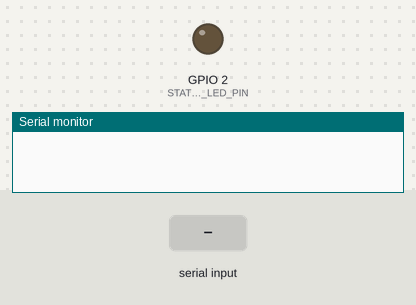
The sketch below on a simulated ESP32. Shown: output pins drawn as LEDs (lit = HIGH), the last lines printed to the serial monitor. The test bench sets the inputs (shaded band).

Above: at 0.0 s.
At 4.3 s:
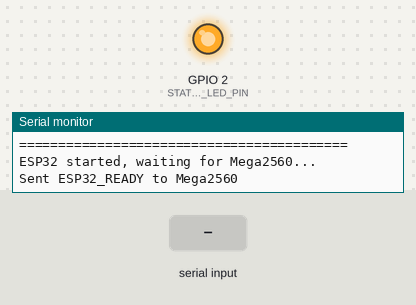
4.4 s: "SLAVE_READY\n" received over the second serial link
At 5.7 s:
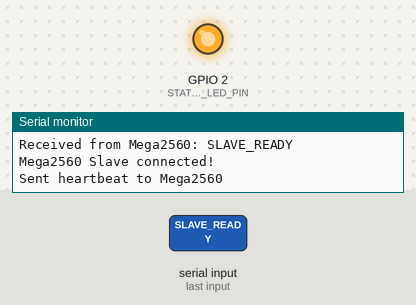
6.0 s: "1\n" received over the second serial link
Timing chart, 0 to 9.0 s (numbered marks = the images above; inputs shaded):
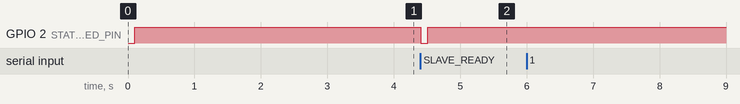

The sketch:

ESP32_____.ino
```cpp
/*
 * ESP32 简单串口测试程序
 * 用于测试与Mega2560的串口通信
 */

// 串口配置
#define MEGA_TX_PIN 1      // ESP32 TX
#define MEGA_RX_PIN 3      // ESP32 RX
#define STATUS_LED_PIN 2   // 状态指示

// 在ESP32上使用Serial1与Mega2560通信
#define megaSerial Serial1

void setup() {
  // 先初始化调试串口
  Serial.begin(115200);
  delay(100);

  Serial.println("==========================================");
  Serial.println("ESP32 Simple Serial Test Program");
  Serial.println("==========================================");

  // 初始化与Mega2560的通信
  megaSerial.begin(115200, SERIAL_8N1, MEGA_RX_PIN, MEGA_TX_PIN);

  // 初始化引脚
  pinMode(STATUS_LED_PIN, OUTPUT);
  digitalWrite(STATUS_LED_PIN, HIGH);

  // 等待启动完成
  delay(3000);

  Serial.println("ESP32 started, waiting for Mega2560...");

  // 发送测试消息
  megaSerial.println("ESP32_READY");
  Serial.println("Sent ESP32_READY to Mega2560");
}

void loop() {
  // 处理来自Mega2560的数据
  if (megaSerial.available()) {
    String data = megaSerial.readStringUntil('\n');
    data.trim();

    Serial.println("Received from Mega2560: " + data);

    // Echo data
    if (data == "SLAVE_READY") {
      Serial.println("Mega2560 Slave connected!");
      digitalWrite(STATUS_LED_PIN, LOW);
      delay(100);
      digitalWrite(STATUS_LED_PIN, HIGH);
    }
  }

  // Send heartbeat periodically
  static unsigned long lastHeartbeat = 0;
  if (millis() - lastHeartbeat > 5000) {
    megaSerial.println("ESP32_HEARTBEAT");
    Serial.println("Sent heartbeat to Mega2560");
    lastHeartbeat = millis();
  }

  delay(100);
}
```

Measured:
- after the input at 4.4 s, GPIO 2 (STATUS_LED_PIN): HIGH → LOW at once, → HIGH 0.10 s later
